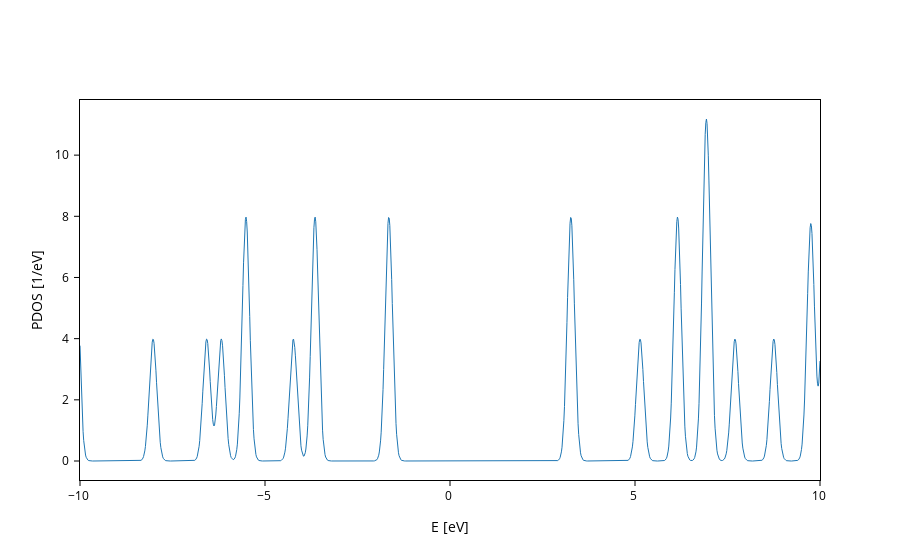

The code cell stored with this chart in its notebook:
### Code cell
H.plot.pdos(data_Erange=[-10,10],nE=1200,Erange=[-10,10])

### Figure 1 — Plotly figure (JSON) as saved in the notebook; plotly's stock layout.template omitted (floating-point values rounded to 4 significant figures; data arrays with more than 128 entries replaced by an {"elided": "..."} marker saying what was removed)
{"data": [{"line": {"width": 1}, "meta": {}, "mode": "lines", "name": "DOS", "type": "scatter", "x": {"elided": "1200 float values"}, "y": {"elided": "1200 float values"}}], "layout": {"autosize": true, "scene": {"xaxis": {"title": {"text": "E [eV]"}}, "yaxis": {"title": {"text": "PDOS [1/eV]"}}}, "xaxis": {"autorange": true, "range": [-10, 10], "title": {"text": "E [eV]"}, "type": "linear"}, "yaxis": {"autorange": true, "range": [-0.6212, 11.8], "title": {"text": "PDOS [1/eV]"}, "type": "linear"}}}
